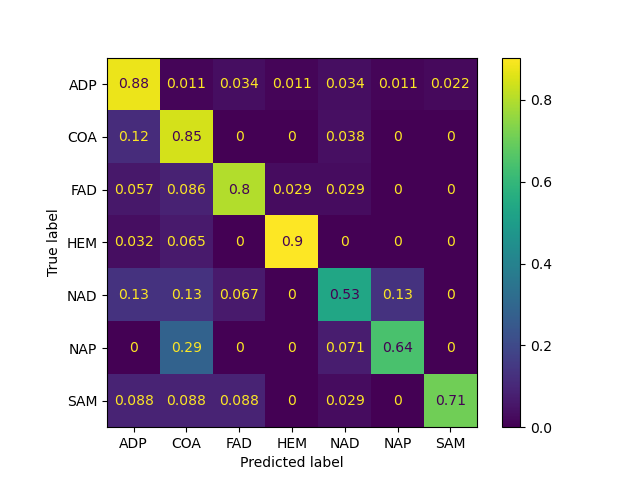

Source code (Python):
import os
os.environ['TF_CPP_MIN_LOG_LEVEL'] = '1'

import numpy as np
from sklearn.metrics import confusion_matrix, ConfusionMatrixDisplay
import matplotlib.pyplot as plt

y_true = np.loadtxt('y_true.txt')
y_pred = np.loadtxt('y_pred.txt')

ligands = ["ADP", "COA", "FAD", "HEM", "NAD", "NAP", "SAM"]
conf_mat = confusion_matrix(y_true, y_pred, normalize = 'true')
disp = ConfusionMatrixDisplay(conf_mat, display_labels = ligands)
disp.plot()
plt.savefig('confusion_matrix.png')
